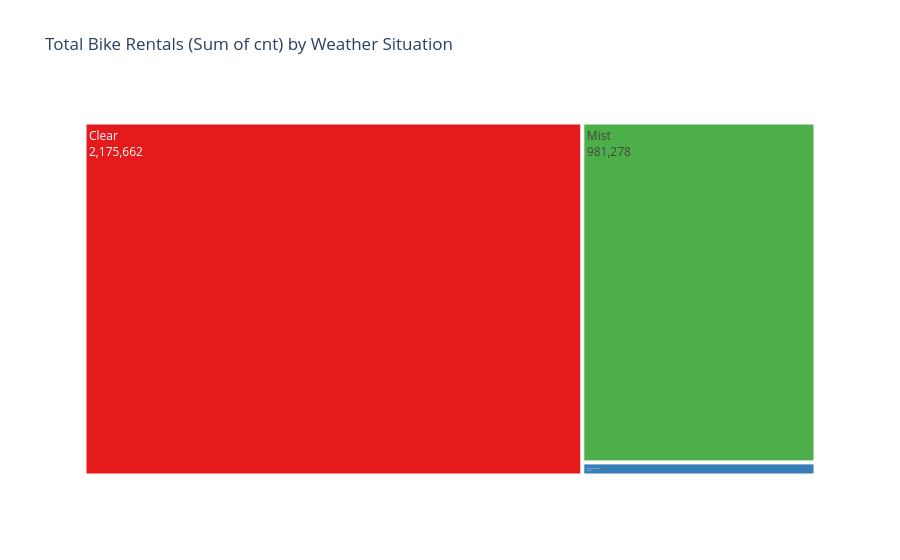

Notebook code for this chart:
### Markdown cell above
## Q10. Treemap of Total Rentals by Weather Situation
One rectangle per distinct `weathersit` value, sized by the total `cnt` for that weather situation, labeled with the weather name and given its own color. Only Clear, Mist and Light Rain or Snow appear, because Heavy Rain or Snow (code 4) never occurs in the data.

### Code cell
weather_cnt = df.groupby("weathersit")["cnt"].sum().reset_index()
weather_cnt["Weather"] = weather_cnt["weathersit"].map(weather_map)

fig = px.treemap(
    weather_cnt,
    path=["Weather"],
    values="cnt",
    color="Weather",
    color_discrete_sequence=px.colors.qualitative.Set1,
    title="Total Bike Rentals (Sum of cnt) by Weather Situation",
)
fig.update_traces(textinfo="label+value")
fig.show()

### Figure 1 — Plotly figure (JSON) as saved in the notebook; plotly's stock layout.template omitted (floating-point values rounded to 4 significant figures)
{"data": [{"branchvalues": "total", "customdata": [["Clear"], ["Light Rain or Snow"], ["Mist"]], "domain": {"x": [0, 1], "y": [0, 1]}, "hovertemplate": "labels=%{label}<br>cnt=%{value}<br>parent=%{parent}<br>id=%{id}<br>Weather=%{customdata[0]}<extra></extra>", "ids": ["Clear", "Light Rain or Snow", "Mist"], "labels": ["Clear", "Light Rain or Snow", "Mist"], "marker": {"colors": ["rgb(228,26,28)", "rgb(55,126,184)", "rgb(77,175,74)"]}, "name": "", "parents": ["", "", ""], "textinfo": "label+value", "type": "treemap", "values": [2176000.0, 37870.0, 981300.0]}], "layout": {"legend": {"tracegroupgap": 0}, "title": {"text": "Total Bike Rentals (Sum of cnt) by Weather Situation"}, "treemapcolorway": ["rgb(228,26,28)", "rgb(55,126,184)", "rgb(77,175,74)", "rgb(152,78,163)", "rgb(255,127,0)", "rgb(255,255,51)", "rgb(166,86,40)", "rgb(247,129,191)", "rgb(153,153,153)"]}}
